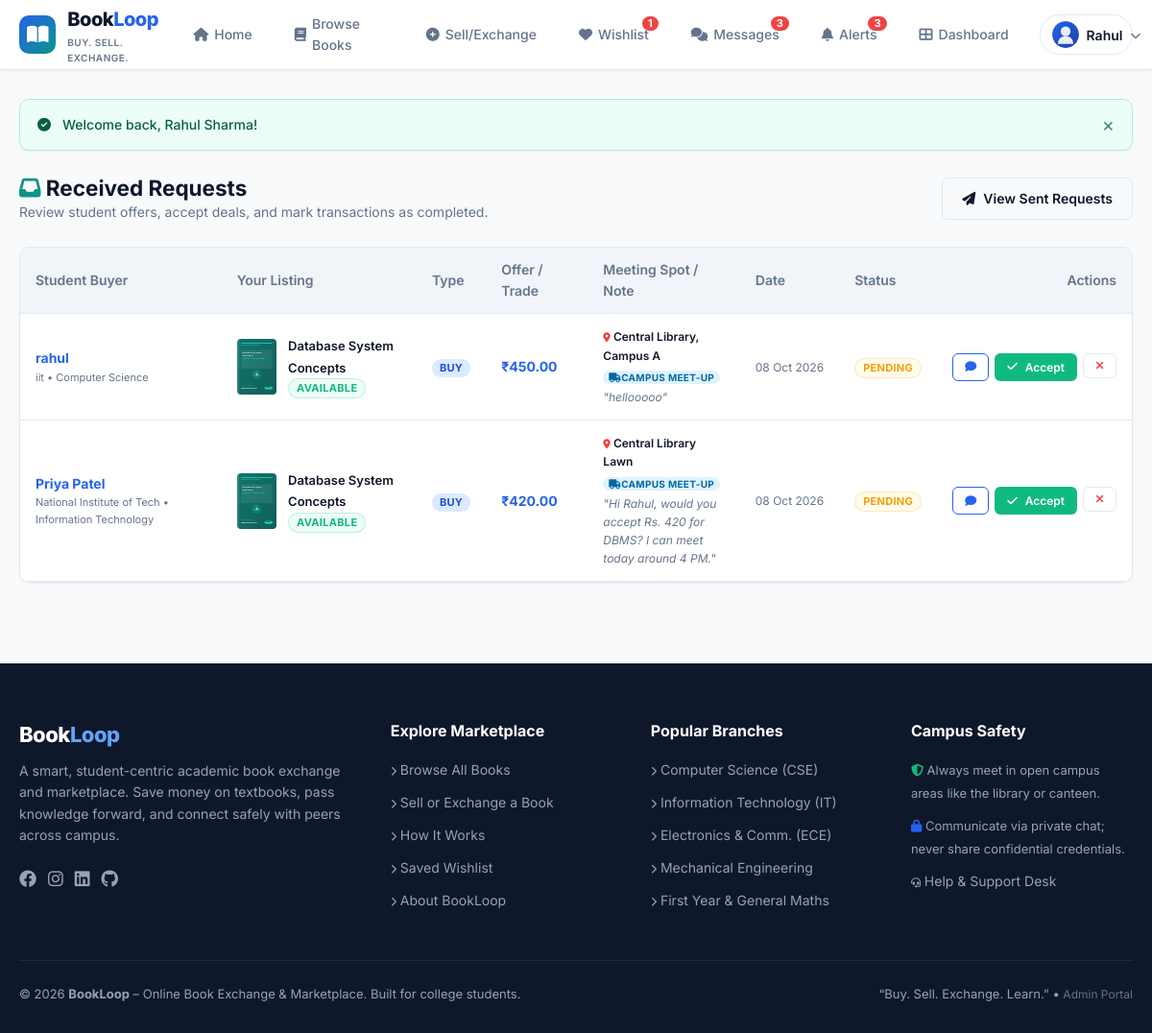
Screenshot of /received-requests.php (signed in) with the database file from the repository.
### tables this page shows
CREATE TABLE `users` (
  `user_id` int(11) NOT NULL AUTO_INCREMENT,
  `name` varchar(100) NOT NULL,
  `email` varchar(150) NOT NULL,
  `password` varchar(255) NOT NULL,
  `phone` varchar(20) NOT NULL,
  `college` varchar(150) NOT NULL,
  `department` varchar(100) NOT NULL,
  `semester` int(11) NOT NULL DEFAULT 1,
  `student_id` varchar(50) NOT NULL,
  `profile_image` varchar(255) DEFAULT 'default_avatar.svg',
  `role` enum('student','admin') DEFAULT 'student',
  `status` enum('active','inactive','suspended') DEFAULT 'active',
  `created_at` datetime DEFAULT current_timestamp(),
  PRIMARY KEY (`user_id`),
  UNIQUE KEY `email` (`email`),
  KEY `idx_users_email` (`email`),
  KEY `idx_users_dept` (`department`),
  KEY `idx_users_status` (`status`)
);

CREATE TABLE `requests` (
  `request_id` int(11) NOT NULL AUTO_INCREMENT,
  `book_id` int(11) NOT NULL,
  `buyer_id` int(11) NOT NULL,
  `seller_id` int(11) NOT NULL,
  `request_type` enum('buy','exchange') NOT NULL,
  `offered_price` decimal(10,2) DEFAULT NULL,
  `offered_book_id` int(11) DEFAULT NULL,
  `meeting_place` varchar(150) DEFAULT NULL,
  `delivery_option` varchar(100) DEFAULT 'Campus Meet-up',
  `contact_method` varchar(100) DEFAULT 'Chat',
  `message` text DEFAULT NULL,
  `status` enum('Pending','Accepted','Rejected','Cancelled','Completed') DEFAULT 'Pending',
  `created_at` datetime DEFAULT current_timestamp(),
  `updated_at` datetime DEFAULT current_timestamp() ON UPDATE current_timestamp(),
  PRIMARY KEY (`request_id`),
  KEY `book_id` (`book_id`),
  KEY `offered_book_id` (`offered_book_id`),
  KEY `idx_req_buyer` (`buyer_id`),
  KEY `idx_req_seller` (`seller_id`),
  KEY `idx_req_status` (`status`),
  CONSTRAINT `requests_ibfk_1` FOREIGN KEY (`book_id`) REFERENCES `books` (`book_id`) ON DELETE CASCADE,
  CONSTRAINT `requests_ibfk_2` FOREIGN KEY (`buyer_id`) REFERENCES `users` (`user_id`) ON DELETE CASCADE,
  CONSTRAINT `requests_ibfk_3` FOREIGN KEY (`seller_id`) REFERENCES `users` (`user_id`) ON DELETE CASCADE,
  CONSTRAINT `requests_ibfk_4` FOREIGN KEY (`offered_book_id`) REFERENCES `books` (`book_id`) ON DELETE SET NULL
);

CREATE TABLE `books` (
  `book_id` int(11) NOT NULL AUTO_INCREMENT,
  `user_id` int(11) NOT NULL,
  `title` varchar(255) NOT NULL,
  `author` varchar(255) NOT NULL,
  `isbn` varchar(50) DEFAULT NULL,
  `subject` varchar(100) NOT NULL,
  `department` varchar(100) NOT NULL,
  `semester` int(11) NOT NULL DEFAULT 1,
  `edition` varchar(50) DEFAULT NULL,
  `publisher` varchar(150) DEFAULT NULL,
  `original_price` decimal(10,2) DEFAULT 0.00,
  `price` decimal(10,2) NOT NULL DEFAULT 0.00,
  `condition` enum('Like New','Very Good','Good','Acceptable') NOT NULL DEFAULT 'Good',
  `listing_type` enum('For Sale','For Exchange','Sale or Exchange') NOT NULL DEFAULT 'For Sale',
  `description` text NOT NULL,
  `image` varchar(255) DEFAULT 'default_book.svg',
  `location` varchar(150) NOT NULL,
  `delivery_type` varchar(150) DEFAULT 'Campus Handover & Hostel Delivery',
  `preferred_contact` varchar(100) DEFAULT 'Chat on BookLoop',
  `status` enum('Available','Pending','Sold','Exchanged') DEFAULT 'Available',
  `approval_status` enum('Pending','Approved','Rejected') DEFAULT 'Pending',
  `created_at` datetime DEFAULT current_timestamp(),
  `updated_at` datetime DEFAULT current_timestamp() ON UPDATE current_timestamp(),
  PRIMARY KEY (`book_id`),
  KEY `user_id` (`user_id`),
  KEY `idx_books_title` (`title`),
  KEY `idx_books_author` (`author`),
  KEY `idx_books_subject` (`subject`),
  KEY `idx_books_dept` (`department`),
  KEY `idx_books_sem` (`semester`),
  KEY `idx_books_status` (`status`),
  KEY `idx_books_approval` (`approval_status`),
  CONSTRAINT `books_ibfk_1` FOREIGN KEY (`user_id`) REFERENCES `users` (`user_id`) ON DELETE CASCADE
);

### received-requests.php (the view, shortened to what this page needs)
<?php
require_once __DIR__ . '/includes/header.php';
require_once __DIR__ . '/includes/auth.php';
$userId = getAuthUserId();
$stmt = $pdo->prepare("
    SELECT r.*,
           b.title as book_title, b.image as book_image, b.price as book_price, b.status as book_status,
           ob.title as offered_book_title, ob.image as offered_book_image,
           buyer.name as buyer_name, buyer.college as buyer_college, buyer.department as buyer_department
    FROM requests r
    JOIN books b ON r.book_id = b.book_id
    LEFT JOIN books ob ON r.offered_book_id = ob.book_id
    JOIN users buyer ON r.buyer_id = buyer.user_id
    WHERE r.seller_id = ?
    ORDER BY r.created_at DESC
");
$stmt->execute([$userId]);
$receivedRequests = $stmt->fetchAll();
?>
<div style="display:flex; justify-content:space-between; align-items:center; margin-bottom:24px;">
  <div>
    <h2><i class="fas fa-inbox" style="color:var(--secondary);"></i> Received Requests</h2>
    <p style="color:var(--text-muted); font-size:14px;">Review student offers, accept deals, and mark transactions as completed.</p>
  </div>
  <a href="<?= BASE_URL ?>my-requests.php" class="btn btn-outline">
    <i class="fas fa-paper-plane"></i> View Sent Requests
  </a>
</div>
<?php if (empty($receivedRequests)): ?>
  <div class="empty-state">
    <div class="empty-state-icon"><i class="fas fa-folder-open"></i></div>
    <h3 class="empty-state-title">No incoming requests yet</h3>
    <p class="empty-state-desc">When students send purchase or swap proposals for your listings, they will show up here.</p>
    <a href="<?= BASE_URL ?>my-listings.php" class="btn btn-outline">Manage My Listings</a>
  </div>
<?php else: ?>
  <div class="card">
    <div class="table-responsive">
      <table class="data-table">
        <thead>
          <tr>
            <th>Student Buyer</th>
            <th>Your Listing</th>
            <th>Type</th>
            <th>Offer / Trade</th>
            <th>Meeting Spot / Note</th>
            <th>Date</th>
            <th>Status</th>
            <th style="text-align:right;">Actions</th>
          </tr>
        </thead>
        <tbody>
          <?php foreach ($receivedRequests as $r): ?>
            <tr>
              <td>
                <div style="font-weight:700; font-size:14px; color:var(--text-main);">
                  <a href="<?= BASE_URL ?>profile.php?id=<?= $r['buyer_id'] ?>"><?= e($r['buyer_name']) ?></a>
                </div>
                <div style="font-size:11px; color:var(--text-muted);">
                  <?= e($r['buyer_college']) ?> &bull; <?= e($r['buyer_department']) ?>
                </div>
              </td>
              <td>
                <div style="display:flex; align-items:center; gap:12px;">
                  <img src="<?= BASE_URL ?>uploads/books/<?= e($r['book_image']) ?>" alt="Book" class="table-thumb" onerror="this.src='<?= BASE_URL ?>uploads/books/default_book.svg'">
                  <div>
                    <a href="<?= BASE_URL ?>book-details.php?id=<?= $r['book_id'] ?>" style="font-weight:600; font-size:13px; color:var(--text-main);">
                      <?= e($r['book_title']) ?>
                    </a>
                    <div style="font-size:11px;"><?= getStatusBadge($r['book_status']) ?></div>
                  </div>
                </div>
              </td>
              <td>
                <span class="badge" style="background:<?= $r['request_type'] === 'buy' ? '#dbeafe' : '#fce7f3' ?>; color:<?= $r['request_type'] === 'buy' ? '#1d4ed8' : '#be185d' ?>;">
                  <?= strtoupper($r['request_type']) ?>
                </span>
              </td>
              <td>
                <?php if ($r['request_type'] === 'buy'): ?>
                  <span style="font-weight:700; color:var(--primary); font-size:14px;"><?= formatPrice($r['offered_price']) ?></span>
                <?php else: ?>
                  <div style="font-size:13px; font-weight:600; color:#7c3aed;">
                    <i class="fas fa-sync-alt"></i> <?= e($r['offered_book_title'] ?? 'Textbook swap') ?>
                  </div>
                <?php endif; ?>
              </td>
              <td style="font-size:12px; max-width:200px;">
                <div style="font-weight:600;"><i class="fas fa-map-marker-alt" style="color:var(--danger); font-size:10px;"></i> <?= e($r['meeting_place']) ?></div>
                <?php if (!empty($r['delivery_option'])): ?>
                  <div style="margin-top:3px;"><span class="badge" style="background:#e0f2fe; color:#0369a1; font-size:10px; padding:2px 6px;"><i class="fas fa-truck"></i> <?= e($r['delivery_option']) ?></span></div>
                <?php endif; ?>
                <?php if (!empty($r['message'])): ?>
                  <div style="color:var(--text-muted); font-style:italic; margin-top:2px;" title="<?= e($r['message']) ?>">
                    "<?= e($r['message']) ?>"
                  </div>
                <?php endif; ?>
              </td>
              <td style="font-size:12px; color:var(--text-muted); white-space:nowrap;">
                <?= date('d M Y', strtotime($r['created_at'])) ?>
              </td>
              <td>
                <?php
                  $sClass = 'badge-pending';
                ?>
                <span class="badge <?= $sClass ?>"><?= e($r['status']) ?></span>
              </td>
              <td>
                <div style="display:flex; justify-content:flex-end; gap:6px;">
                  <a href="<?= BASE_URL ?>conversation.php?seller_id=<?= $r['buyer_id'] ?>&book_id=<?= $r['book_id'] ?>" class="btn btn-sm btn-outline-primary" title="Message Buyer">
                    <i class="fas fa-comment"></i>
                  </a>
                  <?php if ($r['status'] === 'Pending'): ?>
                    <form action="<?= BASE_URL ?>received-requests.php" method="POST" style="display:inline;">
                      <button type="submit" class="btn btn-sm btn-success" title="Accept Request">
                        <i class="fas fa-check"></i> Accept
                      </button>
                    </form>
                    <form action="<?= BASE_URL ?>received-requests.php" method="POST" style="display:inline;" onsubmit="return confirm('Decline this request?');">
                      <button type="submit" class="btn btn-sm btn-outline" style="color:var(--danger);" title="Reject Request">
                        <i class="fas fa-times"></i>
                      </button>
                    </form>
                  <?php endif; ?>
                </div>
              </td>
            </tr>
          <?php endforeach; ?>
        </tbody>
      </table>
    </div>
  </div>
<?php endif; ?>
<?php require_once __DIR__ . '/includes/footer.php'; ?>

### includes/navbar.php (shortened to what this page needs)
<?php
$currentPage = basename($_SERVER['PHP_SELF']);
?>
<header class="site-header">
  <div class="container">
    <nav class="navbar">
      <a href="<?= BASE_URL ?>index.php" class="nav-brand">
        <div class="brand-icon">
          <i class="fas fa-book-open"></i>
        </div>
        <div class="brand-text">
          <span class="brand-name">Book<span>Loop</span></span>
          <span class="brand-tagline">Buy. Sell. Exchange.</span>
        </div>
      </a>
      <div class="nav-links" id="navLinks">
        <a href="<?= BASE_URL ?>index.php" class="nav-link <?= $currentPage === 'index.php' ? 'active' : '' ?>">
          <i class="fas fa-home"></i> Home
        </a>
        <a href="<?= BASE_URL ?>books.php" class="nav-link <?= $currentPage === 'books.php' ? 'active' : '' ?>">
          <i class="fas fa-book"></i> Browse Books
        </a>
        <?php if (isLoggedIn()): ?>
          <a href="<?= BASE_URL ?>add-book.php" class="nav-link <?= $currentPage === 'add-book.php' ? 'active' : '' ?>">
            <i class="fas fa-plus-circle"></i> Sell/Exchange
          </a>
          <a href="<?= BASE_URL ?>wishlist.php" class="nav-link nav-badge-link <?= $currentPage === 'wishlist.php' ? 'active' : '' ?>">
            <i class="fas fa-heart"></i> Wishlist
            <span class="nav-badge" id="navWishlistBadge" style="<?= ($wishlistCount > 0) ? '' : 'display:none;' ?>"><?= $wishlistCount ?></span>
          </a>
          <a href="<?= BASE_URL ?>messages.php" class="nav-link nav-badge-link <?= in_array($currentPage, ['messages.php', 'conversation.php']) ? 'active' : '' ?>">
            <i class="fas fa-comments"></i> Messages
            <?php if ($unreadMsgCount > 0): ?>
              <span class="nav-badge"><?= $unreadMsgCount ?></span>
            <?php endif; ?>
          </a>
          <a href="<?= BASE_URL ?>notifications.php" class="nav-link nav-badge-link <?= $currentPage === 'notifications.php' ? 'active' : '' ?>">
            <i class="fas fa-bell"></i> Alerts
            <?php if ($unreadNotifCount > 0): ?>
              <span class="nav-badge"><?= $unreadNotifCount ?></span>
            <?php endif; ?>
          </a>
          <a href="<?= BASE_URL ?>dashboard.php" class="nav-link <?= $currentPage === 'dashboard.php' ? 'active' : '' ?>">
            <i class="fas fa-th-large"></i> Dashboard
          </a>
        <?php endif; ?>
        <div class="nav-auth">
          <?php if (isLoggedIn()): ?>
            <div class="nav-user-dropdown">
              <button class="user-btn" id="userDropdownBtn">
                <?php
                  $avatar = !empty($user['profile_image']) ? $user['profile_image'] : 'default_avatar.svg';
                ?>
                <img src="<?= BASE_URL ?>uploads/profiles/<?= e($avatar) ?>" alt="Avatar" class="user-avatar-mini" onerror="this.src='<?= BASE_URL ?>uploads/profiles/default_avatar.svg'">
                <span><?= e(explode(' ', $user['name'] ?? 'Account')[0]) ?></span>
                <i class="fas fa-chevron-down" style="font-size:11px; color:var(--text-muted);"></i>
              </button>
            </div>
          <?php endif; ?>
        </div>
      </div>
    </nav>
  </div>
</header>

### includes/functions.php (shortened to what this page needs)
<?php
function e($str) {
    return htmlspecialchars((string)($str ?? ''), ENT_QUOTES, 'UTF-8');
}
function getFlash() {
    if (isset($_SESSION['flash'])) {
        $flash = $_SESSION['flash'];
        return $flash;
    }
    return null;
}
function displayFlash() {
    $flash = getFlash();
    if ($flash) {
        $type = e($flash['type']);
        $msg = e($flash['message']);
        $icon = 'info-circle';
        if ($type === 'success') $icon = 'check-circle';
        echo "<div class=\"alert alert-{$type}\" id=\"flashAlert\">
                <i class=\"fas fa-{$icon}\"></i>
                <span>{$msg}</span>
                <button type=\"button\" class=\"alert-close\" onclick=\"this.parentElement.remove();\">&times;</button>
              </div>";
    }
}
function isLoggedIn() {
    return isset($_SESSION['user_id']) && !empty($_SESSION['user_id']);
}
function getAuthUser($pdo) {
    $stmt = $pdo->prepare("SELECT * FROM users WHERE user_id = ?");
    $stmt->execute([$_SESSION['user_id']]);
    return $stmt->fetch();
}
function formatPrice($amount) {
    return '₹' . number_format((float)$amount, 2);
}
function getStatusBadge($status) {
    $status = e($status);
    $class = 'badge-available';
    return "<span class=\"badge {$class}\">{$status}</span>";
}
function getUnreadNotificationCount($pdo, $userId) {
    $stmt = $pdo->prepare("SELECT COUNT(*) FROM notifications WHERE user_id = ? AND is_read = 0");
    $stmt->execute([$userId]);
    return (int)$stmt->fetchColumn();
}
function getUnreadMessageCount($pdo, $userId) {
    $stmt = $pdo->prepare("SELECT COUNT(*) FROM messages WHERE receiver_id = ? AND is_read = 0");
    $stmt->execute([$userId]);
    return (int)$stmt->fetchColumn();
}

### rows the page displays
users: profile_image (placeholder picture), name "Rahul"
requests: buyer.name "rahul", buyer.college "iit", buyer.department "Computer Science", book.image (picture), book.title "Database System Concepts", book.status "AVAILABLE", request_type "BUY", offered_price "₹450.00", meeting_place "Central Library, Campus A", delivery_option "CAMPUS MEET-UP", message "hellooooo", created_at "08 Oct 2026", status "PENDING"
requests: buyer.name "Priya Patel", buyer.college "National Institute of Tech", buyer.department "Information Technology", book.image (picture), book.title "Database System Concepts", book.status "AVAILABLE", request_type "BUY", offered_price "₹420.00", meeting_place "Central Library Lawn", delivery_option "CAMPUS MEET-UP", message "Hi Rahul, would you accept Rs. 420 for DBMS? I can meet today around 4 PM.", created_at "08 Oct 2026", status "PENDING"

### other values shown
$wishlistCount "1"
$unreadMsgCount "3"
$unreadNotifCount "3"
$msg "Welcome back, Rahul Sharma!"
